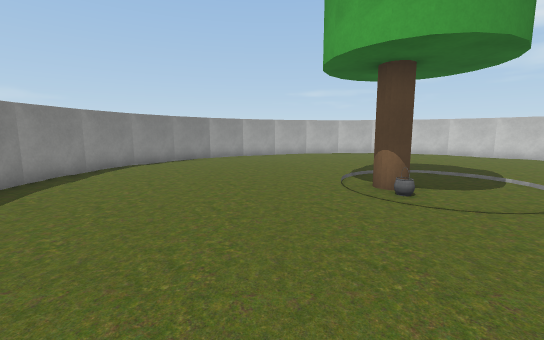
View 1 (above)

12 first-person views from a walk through a Unity game level. The camera is 1.3 m above the floor, tilts 8° down and sees 90° across. The floor is counted in squares, 1 m on a side. Each view is taken from the middle of a square. On the plan, view 1 faces up. The plan holds only what a view shows up to about 13 squares ahead; the rest is blank. The place goes on beyond the plan. The player character is not drawn. Some surface patterns are stand-ins.

View 2
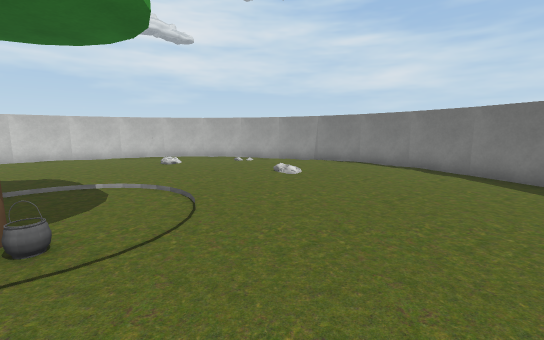

View 3
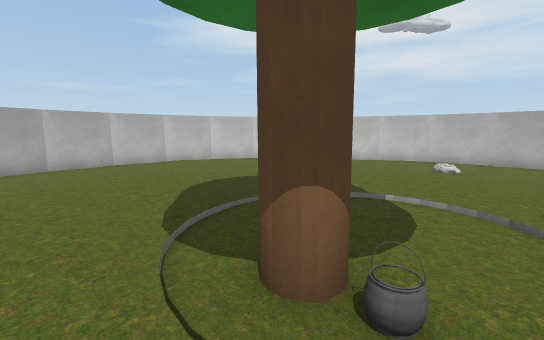

View 4
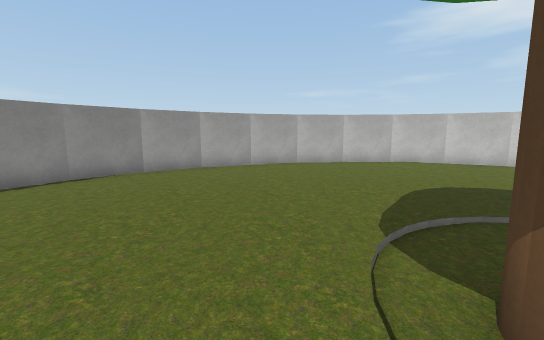

View 5
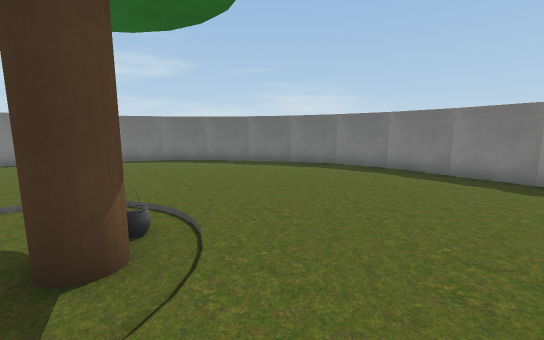

View 6
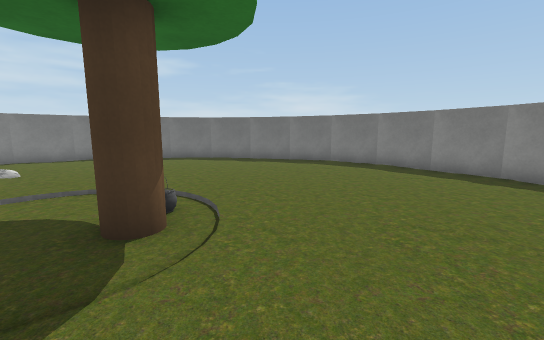

View 7
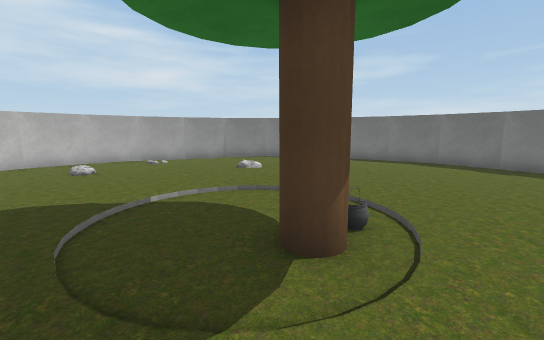

View 8
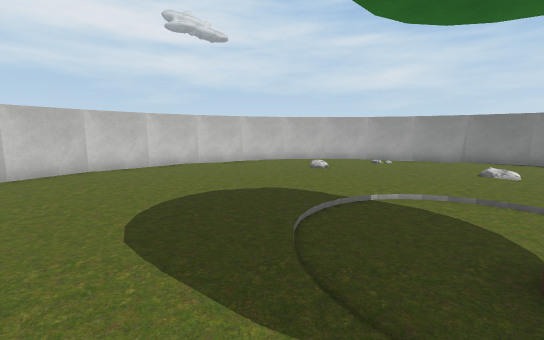

View 9
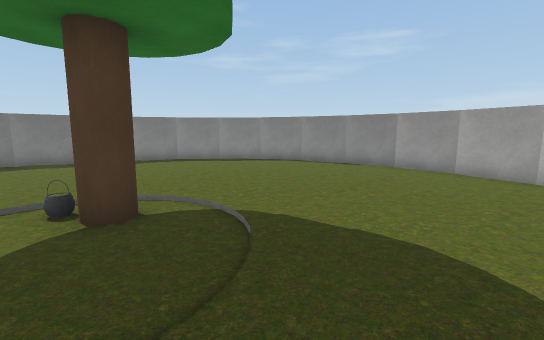

View 10
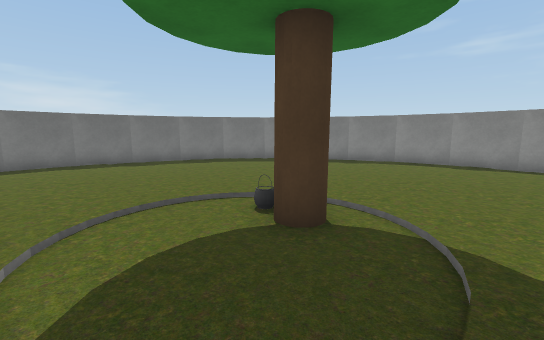

View 11
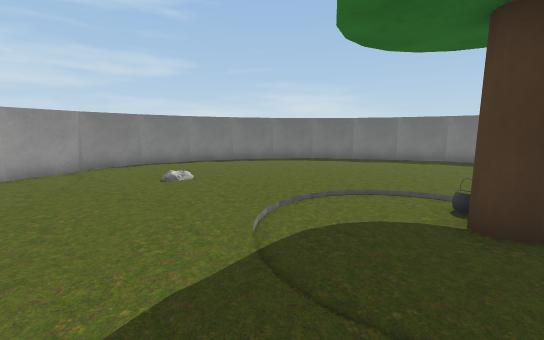

View 12
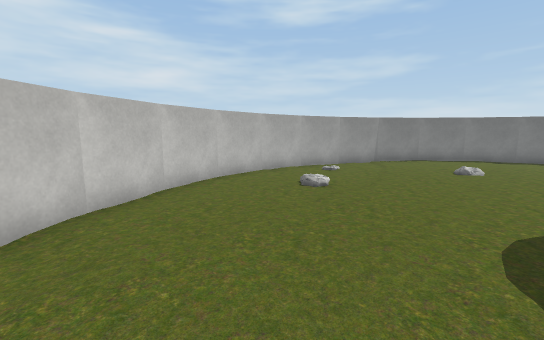

### Floor plan
Points are (right, up) in squares from view 1. A wall is a line through its corners. A room is listed if a view was taken in it or the views show most of it. See-through windows are left out.
Room 1 (views 1, 2, 3, 4, 5, 6, 7, 8, 9, 10, 11, 12)
walls: (6, 16.3) (4, 16.5) (1.9, 16.3); (7.9, 15.7) (5.9, 16.3); (2.2, 16.4) (0.1, 15.7); (0.2, 15.8) (-1.6, 14.8); (-3, 13.6) (-4.4, 12); (-1.5, 14.9) (-3.1, 13.6); (11.1, 13.6) (9.6, 14.8) (7.8, 15.8); (-4.3, 12.1) (-5.2, 10.3); (12.4, 12) (11, 13.7); (-5.2, 10.4) (-5.8, 8.4); (13.3, 10.3) (12.3, 12.1); (13.8, 8.4) (13.2, 10.3); (-5.8, 8.6) (-6, 6.5); (-6, 6.6) (-5.8, 4.4); (14, 6.4) (13.8, 8.5); (13.8, 4.5) (14, 6.5); (-5.9, 4.7) (-5.2, 2.6); (13.2, 2.6) (13.8, 4.6); (-5.3, 2.7) (-4.3, 0.9); (-4.4, 1) (-3, -0.6); (12.3, 0.8) (13.3, 2.7); (9.5, -1.8) (11.2, -0.5); (-3.2, -0.5) (-1.5, -1.8); (11, -0.7) (12.4, 1); (-1.6, -1.8) (0.3, -2.8); (0.1, -2.7) (2, -3.3) (4, -3.5); (5.9, -3.3) (7.8, -2.7); (3.9, -3.5) (6, -3.3); (7.8, -2.8) (9.6, -1.8)
objects: other object (3, 6); tree (3, 7)

Where each view was taken, in squares from view 1:
view 1: 0 up, 0 right, facing up
view 2: 3 up, 0 right, facing right
view 3: 5 up, 1 right, facing up-right
view 4: 5 up, 1 right, facing up
view 5: 9 up, 1 right, facing down
view 6: 10 up, 1 right, facing down
view 7: 9 up, 1 right, facing down-right
view 8: 9 up, 1 right, facing right
view 9: 9 up, 7 right, facing left
view 10: 9 up, 6 right, facing down-left
view 11: 10 up, 6 right, facing down
view 12: 13 up, 7 right, facing down-right
